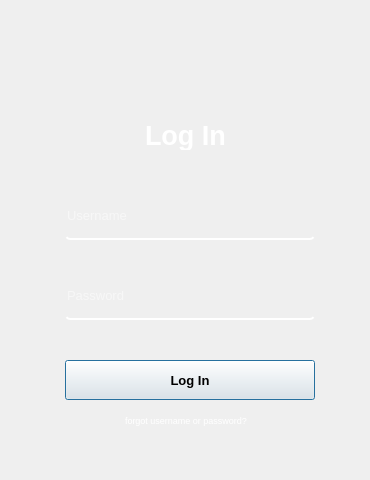
<?xml version="1.0" encoding="UTF-8"?>
<ui version="4.0">
 <class>LoginDialog</class>
 <widget class="QDialog" name="LoginDialog">
  <property name="geometry">
   <rect>
    <x>0</x>
    <y>0</y>
    <width>370</width>
    <height>480</height>
   </rect>
  </property>
  <property name="windowTitle">
   <string>Dialog</string>
  </property>
  <property name="styleSheet">
   <string notr="true">opacity: 0.2;</string>
  </property>
  <widget class="QWidget" name="widget" native="true">
   <property name="geometry">
    <rect>
     <x>0</x>
     <y>0</y>
     <width>370</width>
     <height>480</height>
    </rect>
   </property>
   <widget class="QLabel" name="label">
    <property name="geometry">
     <rect>
      <x>40</x>
      <y>30</y>
      <width>300</width>
      <height>420</height>
     </rect>
    </property>
    <property name="styleSheet">
     <string notr="true">border-image: url(:/images/assets/images/background.jpg);
border-radius:20px;</string>
    </property>
    <property name="text">
     <string/>
    </property>
   </widget>
   <widget class="QLabel" name="label_3">
    <property name="enabled">
     <bool>true</bool>
    </property>
    <property name="geometry">
     <rect>
      <x>50</x>
      <y>70</y>
      <width>280</width>
      <height>380</height>
     </rect>
    </property>
    <property name="styleSheet">
     <string notr="true">background-color:gba(0,0,0,100);
border-radius:20px;</string>
    </property>
    <property name="text">
     <string/>
    </property>
   </widget>
   <widget class="QLabel" name="label_2">
    <property name="geometry">
     <rect>
      <x>145</x>
      <y>120</y>
      <width>80</width>
      <height>30</height>
     </rect>
    </property>
    <property name="font">
     <font>
      <pointsize>20</pointsize>
      <weight>75</weight>
      <bold>true</bold>
     </font>
    </property>
    <property name="styleSheet">
     <string notr="true">color:rgba(255,255,255);</string>
    </property>
    <property name="text">
     <string>Log In</string>
    </property>
   </widget>
   <widget class="QLineEdit" name="username">
    <property name="geometry">
     <rect>
      <x>65</x>
      <y>200</y>
      <width>250</width>
      <height>40</height>
     </rect>
    </property>
    <property name="font">
     <font>
      <pointsize>10</pointsize>
      <weight>50</weight>
      <bold>false</bold>
     </font>
    </property>
    <property name="focusPolicy">
     <enum>Qt::StrongFocus</enum>
    </property>
    <property name="acceptDrops">
     <bool>true</bool>
    </property>
    <property name="styleSheet">
     <string notr="true">color: rgba(255, 255, 255, 255);
background-color:rgba(0, 0 ,0, 0);
border:none;
border-bottom:2px solid rgba(255,255,255,255);
padding-bottom:7px;
border-radius:5px;</string>
    </property>
    <property name="placeholderText">
     <string>Username</string>
    </property>
   </widget>
   <widget class="QLineEdit" name="password">
    <property name="geometry">
     <rect>
      <x>65</x>
      <y>280</y>
      <width>250</width>
      <height>40</height>
     </rect>
    </property>
    <property name="font">
     <font>
      <pointsize>10</pointsize>
      <weight>50</weight>
      <bold>false</bold>
     </font>
    </property>
    <property name="focusPolicy">
     <enum>Qt::StrongFocus</enum>
    </property>
    <property name="acceptDrops">
     <bool>true</bool>
    </property>
    <property name="styleSheet">
     <string notr="true">color: rgba(255, 255, 255, 255);
background-color:rgba(0, 0 ,0, 0);
border:none;
border-bottom:2px solid rgba(255,255,255,255);
padding-bottom:7px;
border-radius:5px;</string>
    </property>
    <property name="echoMode">
     <enum>QLineEdit::Password</enum>
    </property>
    <property name="placeholderText">
     <string>Password</string>
    </property>
   </widget>
   <widget class="QPushButton" name="login">
    <property name="geometry">
     <rect>
      <x>65</x>
      <y>360</y>
      <width>250</width>
      <height>40</height>
     </rect>
    </property>
    <property name="font">
     <font>
      <pointsize>10</pointsize>
      <weight>75</weight>
      <bold>true</bold>
     </font>
    </property>
    <property name="styleSheet">
     <string notr="true">QPushButton#pushButton{
background-color: qlineargradient(spread:pad, x1:0, y1:0, x2:1, y2:1, stop:0 rgba(20, 47, 65, 150), stop:1 rgba(80, 98, 120, 180));
border-radius : 5 px;
color:rgba(255, 255, 255, 230);
}

QPushButton#pushButton:hover{
background-color: qlineargradient(spread:pad, x1:0, y1:0, x2:1, y2:1, stop:0 rgba(60, 87, 105, 150), stop:1 rgba(120, 140, 160, 230));
}

QPushButton#pushButtonon:pressed{
padding-left: 5 px;
padding-top: 5 px;
background-color: rgba(180,200,220,230);
}
</string>
    </property>
    <property name="text">
     <string>Log In</string>
    </property>
   </widget>
   <widget class="QLabel" name="label_4">
    <property name="geometry">
     <rect>
      <x>125</x>
      <y>410</y>
      <width>150</width>
      <height>20</height>
     </rect>
    </property>
    <property name="font">
     <font>
      <pointsize>7</pointsize>
     </font>
    </property>
    <property name="styleSheet">
     <string notr="true">color:rgba(255,255,255,255);</string>
    </property>
    <property name="text">
     <string>forgot username or password?</string>
    </property>
   </widget>
  </widget>
 </widget>
 <resources/>
 <connections/>
</ui>
